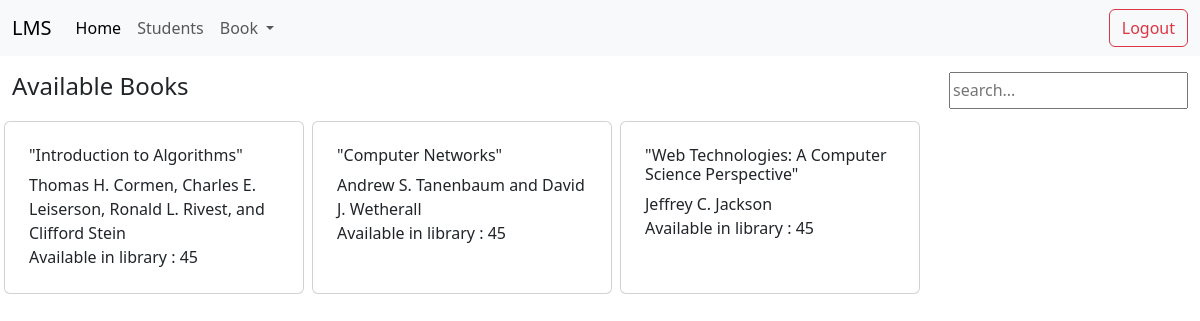
The app's page / (signed in), older data.
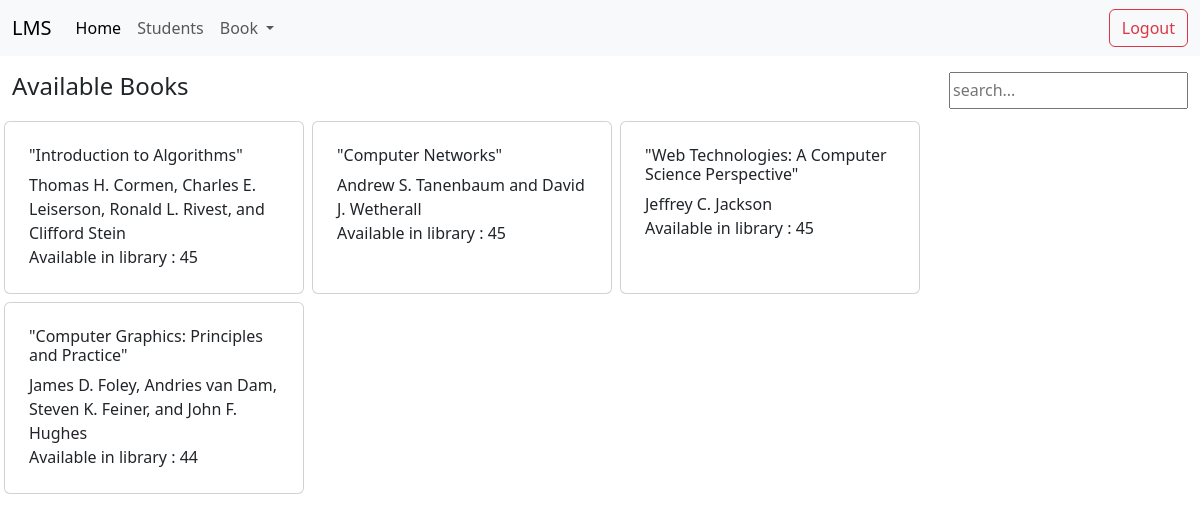
The same page, newer data.
### Lmsapp/models.py (models this page shows, shortened)
class Book(models.Model):
    name = models.CharField(max_length = 1000)
    author_name = models.CharField(max_length = 1000)
    no_of_copies = models.IntegerField()
    category_id =  models.ForeignKey("Category", on_delete=models.CASCADE)

### Lmsapp/views.py (the view)
# urls.py: path('', dashboard),
def dashboard(request):
    if request.user.is_authenticated == True:
        books = Book.objects.all()
        return render(request, 'dashboard/index.html',{'books':books})
    else:
        return redirect('/login/')

### templates/dashboard/index.html (shortened to what this page needs)
{% extends "dashboard/layout/layout.html" %}
{% block content %}
<div class="container-fluid mt-3 ">
    <div class="header d-flex justify-content-between">
        <h4>Available Books</h4>
        <input type="text" class="" id="filter-books" placeholder="search..." oninput="filterBooks()"  />
    </div>
    <div class="row mt-2" id="book-container">
        {% for book in books %}
        <div class="col-lg-3 m-1 card p-4">
            <h6>{{book.name}}</h6>
            <span>{{book.author_name}}</span>
            <span>Available in library : {% if book.no_of_copies == 0 %} <span class="text-danger">Out of copies</span>{% elif book.no_of_copies <= 10 %}  <span class="text-danger">{{book.no_of_copies}} </span>{% else %} {{book.no_of_copies}} {% endif %} </span>
        </div>
        {% endfor %}
    </div>
</div>
{% endblock %}

Row changes from the older to the newer data that the page shows:
added Book: name "\"Computer Graphics: Principles and Practice\"", author_name "James D. Foley, Andries van Dam, Steven K. Feiner, and John F. Hughes", no_of_copies "44"
